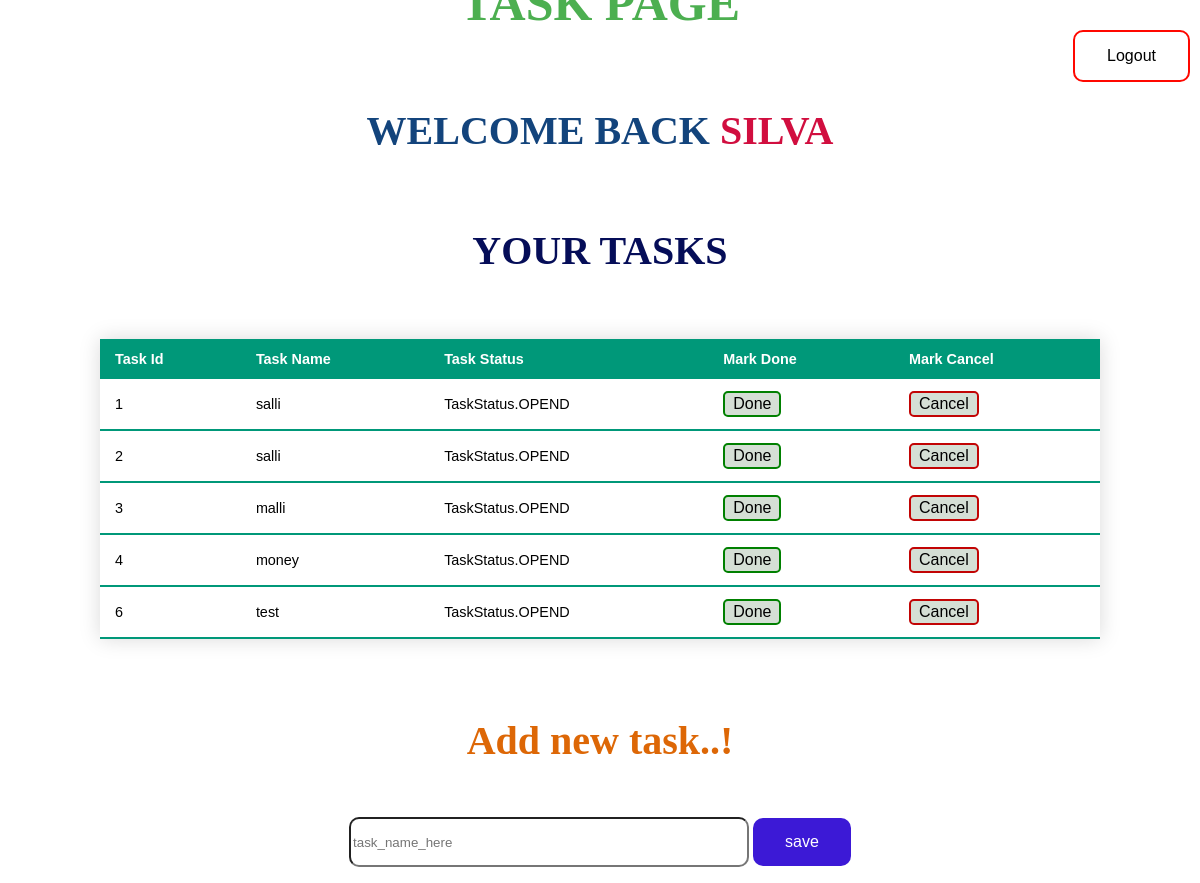
The page /task (signed in) on the database as committed earlier.
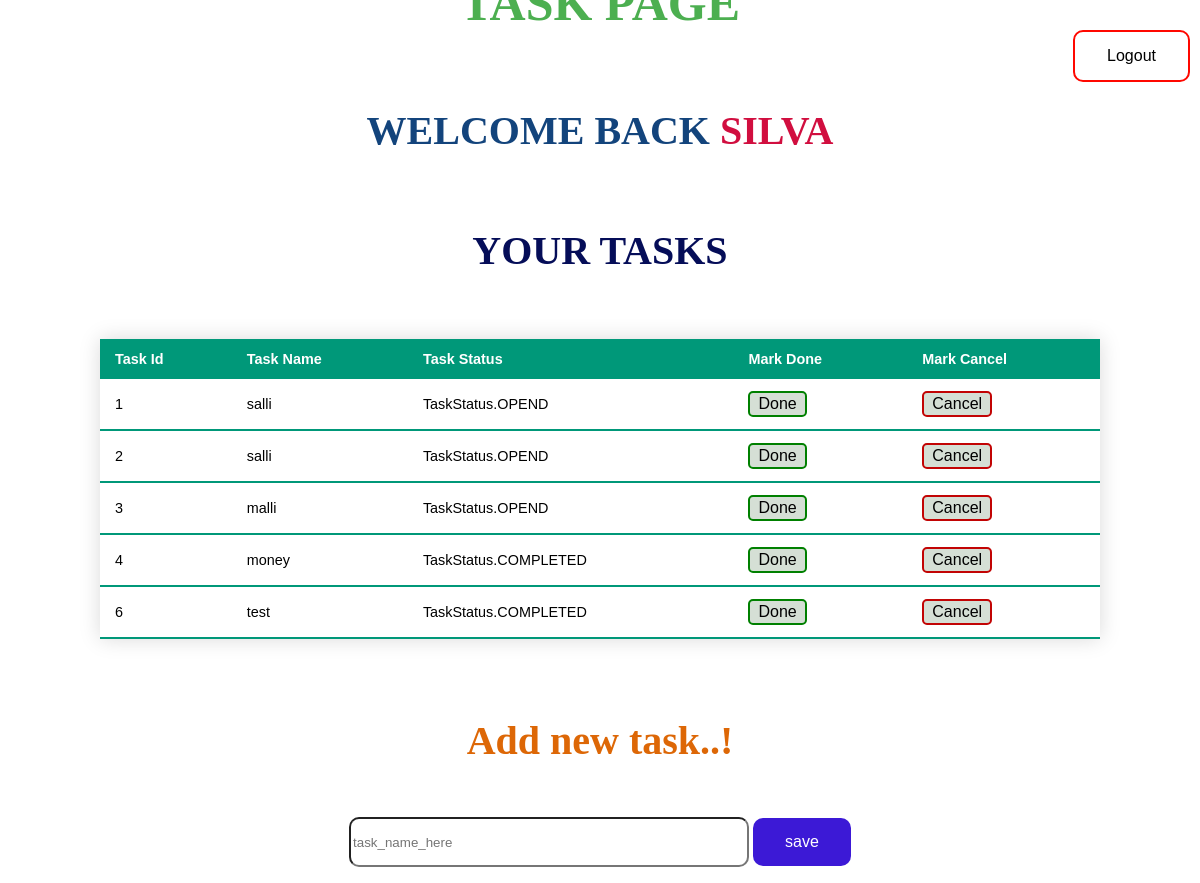
The same page on the database as committed later.
### main.py (models this page shows)
class User(db.Model):
    id = db.Column(db.Integer,primary_key=True)
    username = db.Column(db.String(100), unique=True, nullable=False)
    task = db.relationship("Task",backref="user",lazy=True)

class Task(db.Model):
    id = db.Column(db.Integer,primary_key=True)
    task = db.Column(db.String(250), nullable=False)
    status = db.Column(db.Enum(TaskStatus), default=TaskStatus.OPEND)
    user_id = db.Column(db.Integer,db.ForeignKey("user.id"),nullable=True)

### main.py (the view, shortened to what this page needs)
@app.route('/task',methods=["POST","GET"])
def task():
    if request.method == "GET":
        logged_user = session["user_id"]
        logged_user_name = User.query.filter_by(id=logged_user).first()
        task_list = Task.query.filter_by(user_id=logged_user).all()
        return render_template("task.html",username=logged_user_name.username,tasks=task_list)

### templates/task.html (shortened to what this page needs)
<aside>
    <a href="http://127.0.0.1:5000/login">
        <button class="btnLogout" type="button">Logout</button>
    </a>
</aside>
<section>
    <div>
        <h1>Task Page</h1>
        <h2>welcome back <span>{{username}}</span></h2>
        <h3> your tasks</h3>
    </div>
    <div>
        <table class="styled-table">
            <thead>
                <tr>
                    <th>Task Id</th>
                    <th>Task Name</th>
                    <th>Task Status</th>
                    <th>Mark Done</th>
                    <th>Mark Cancel</th>
                </tr>
            </thead>
            <tbody>
                {% for task in tasks %}
                <tr>
                    <td>{{task.id}}</td>
                    <td>{{task.task}}</td>
                    <td>{{task.status}}</td>
                    <td> <button class="btnDone" type="button">Done</button></td>
                    <td> <button class="btnCancel">Cancel</button></td>
                </tr>
            </tbody>
            {% endfor %}
        </table>
    </div>
    <div>
        <h4> Add new task..!</h4>
        <form action="" method="post">
            <input class="text" type="text" placeholder="task_name_here" name="taskname" value="{{
          request.form.taskname }}">
            <input class='button' type="submit" value="save">
        </form>
    </div>
</section>

### templates/task.html (style rules this page uses)
section { height: 100vh; display: flex; justify-content: center; flex-direction: column; }
h1 { text-align: center; text-transform: uppercase; color: #4CAF50; font-size: 50; }
h2 { text-align: center; text-transform: uppercase; color: #13447c; font-size: 40; }
h3 { text-align: center; text-transform: uppercase; color: #050d58; font-size: 40; }
h4 { text-align: center; color: #dd6706; font-size: 40; }
span { color: #d10e3f; }
div { display: flex; justify-content: center; align-items: center; flex-direction: column; }
.styled-table { border-collapse: collapse; margin: 25px 0; font-size: 0.9em; font-family: sans-serif; min-width: 1000px; box-shadow: 0 0 20px rgba(0, 0, 0, 0.15); }
.styled-table thead tr { background-color: #009879; color: #ffffff; text-align: left; }
.styled-table th, .styled-table td { padding: 12px 15px; }
.styled-table tbody tr { border-bottom: 1px solid #dddddd; }
.styled-table tbody tr:last-of-type { border-bottom: 2px solid #009879; }
.text { height: 50; width: 400; border-radius: 10px; }
.button { background-color: #3c19d6; border: none; color: white; padding: 15px 32px; text-align: center; text-decoration: none; display: inline-block; font-size: 16px; cursor: pointer; border-radius: 10px; }
aside { position: absolute; right: 10px; top: 30px; }
.btnLogout { background-color: transparent; border: 2px solid #ff0800; color: black; padding: 15px 32px; text-align: center; text-decoration: none; display: inline-block; font-size: 16px; cursor: pointer; border-radius: 10px; }
.btnDone { background-color: #d5dfd5; border: 2px solid green; color: black; padding: 2px 8px; text-align: center; text-decoration: none; display: inline-block; font-size: 16px; cursor: pointer; border-radius: 5px; }
.btnCancel { background-color: #d5dfd5; border: 2px solid rgb(194, 4, 4); color: black; padding: 2px 8px; text-align: center; text-decoration: none; display: inline-block; font-size: 16px; cursor: pointer; border-radius: 5px; }

Rows that differ between the two databases and show on the page:
changed Task "money": status "TaskStatus.OPEND" → "TaskStatus.COMPLETED"
changed Task "test": status "TaskStatus.OPEND" → "TaskStatus.COMPLETED"
